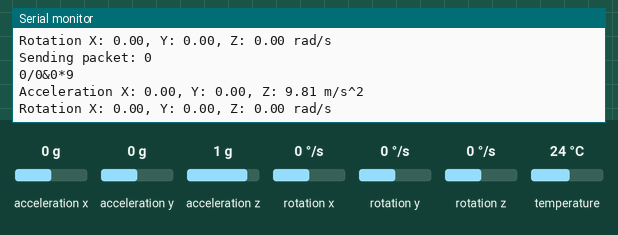
Simulated run of this sketch. Board: ESP8266 (NodeMCU). Shown: the last lines printed to the serial monitor. Inputs (shaded band) come from the test bench; at power-on: acceleration x 0 g, acceleration y 0 g, acceleration z 1 g, rotation x 0 °/s, rotation y 0 °/s, rotation z 0 °/s, temperature 24 °C. No radio packets arrive unless stated.

Above: at 1.3 s.
1.4 s: acceleration x set to -1.4 g
At 2.2 s:
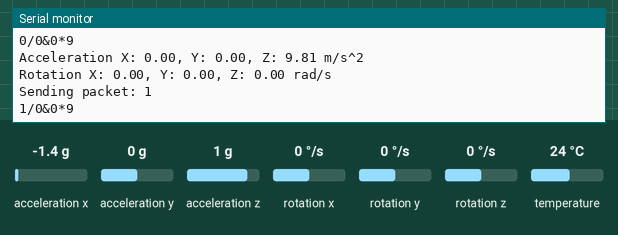
2.9 s: acceleration y set to -1.4 g
At 3.8 s:
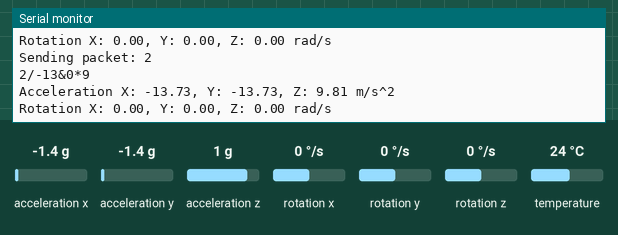
4.4 s: acceleration z set to -1.4 g
At 4.8 s:
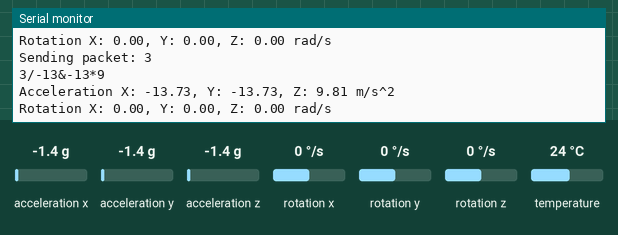
5.9 s: rotation x set to -192 °/s
At 7.0 s:
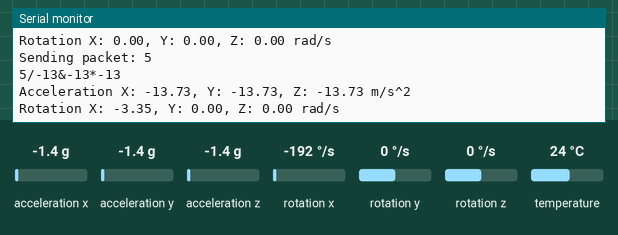
7.4 s: rotation y set to -192 °/s
At 8.0 s:
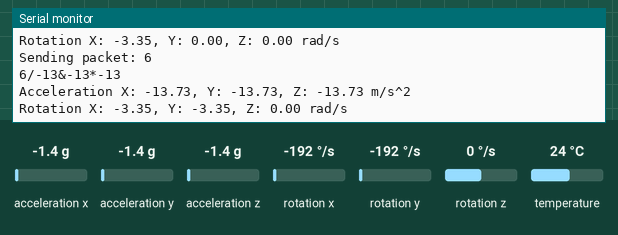

Measured:
- after the input at 2.9 s, the serial monitor: prints a new line after 0.42 s (image 2)
- after the input at 5.9 s, the serial monitor: prints a new line after 0.62 s (image 4)
- after the input at 7.4 s, the serial monitor: prints a new line after 0.18 s (image 5)

The sketch:

NodeSlave_Thingspeak.ino
```cpp
//Dibuat Oleh Fauzan Affan ITK untuk keperluan Tugas Akhir, Terimakasih untuk semua website khususnya randomnerdtutorial dan how2electronics
#include <SPI.h>
#include <LoRa.h>
#include <Wire.h>
#include <SSD1306.h>
#include <Adafruit_MPU6050.h>
#include <Adafruit_Sensor.h>

#define SCK     5    // GPIO5  -- SX1278's SCK
#define MISO    19   // GPIO19 -- SX1278's MISnO
#define MOSI    27   // GPIO27 -- SX1278's MOSI
#define SS      18   // GPIO18 -- SX1278's CS
#define RST     14   // GPIO14 -- SX1278's RESET
#define DI0     26   // GPIO26 -- SX1278's IRQ(Interrupt Request)
#define BAND  915E6

Adafruit_MPU6050 mpu;

int accelerationx = 0;
int accelerationy = 0;
int accelerationz = 0;
int gyrox = 0;
int gyroz = 0;
int gyroy = 0;

//packet counter
int readingID = 0;

int counter = 0;
String LoRaMessage = "";

//Initialize LoRa module
void startLoRA(){

  SPI.begin(SCK,MISO,MOSI,SS);
  LoRa.setPins(SS,RST,DI0);
  if (!LoRa.begin(915E6)) {
    Serial.println("Starting LoRa failed!");
    while (1);
  }
  //LoRa.onReceive(cbk);
//  LoRa.receive();
  Serial.println("init ok");
}

void startMPU(){
  if (!mpu.begin()) {
    Serial.println("Failed to find MPU6050 chip");
    while (1) {
      delay(10);
    }
  }
  mpu.setAccelerometerRange(MPU6050_RANGE_8_G);
  Serial.print("Accelerometer range set to: ");
  switch (mpu.getAccelerometerRange()) {
  case MPU6050_RANGE_2_G:
    Serial.println("+-2G");
    break;
  case MPU6050_RANGE_4_G:
    Serial.println("+-4G");
    break;
  case MPU6050_RANGE_8_G:
    Serial.println("+-8G");
    break;
  case MPU6050_RANGE_16_G:
    Serial.println("+-16G");
    break;
  }
  mpu.setGyroRange(MPU6050_RANGE_500_DEG);
  Serial.print("Gyro range set to: ");
  switch (mpu.getGyroRange()) {
  case MPU6050_RANGE_250_DEG:
    Serial.println("+- 250 deg/s");
    break;
  case MPU6050_RANGE_500_DEG:
    Serial.println("+- 500 deg/s");
    break;
  case MPU6050_RANGE_1000_DEG:
    Serial.println("+- 1000 deg/s");
    break;
  case MPU6050_RANGE_2000_DEG:
    Serial.println("+- 2000 deg/s");
    break;
  }

  mpu.setFilterBandwidth(MPU6050_BAND_5_HZ);
  Serial.print("Filter bandwidth set to: ");
  switch (mpu.getFilterBandwidth()) {
  case MPU6050_BAND_260_HZ:
    Serial.println("260 Hz");
    break;
  case MPU6050_BAND_184_HZ:
    Serial.println("184 Hz");
    break;
  case MPU6050_BAND_94_HZ:
    Serial.println("94 Hz");
    break;
  case MPU6050_BAND_44_HZ:
    Serial.println("44 Hz");
    break;
  case MPU6050_BAND_21_HZ:
    Serial.println("21 Hz");
    break;
  case MPU6050_BAND_10_HZ:
    Serial.println("10 Hz");
    break;
  case MPU6050_BAND_5_HZ:
    Serial.println("5 Hz");
    break;
  }
  Serial.println("");
  delay(100);
}

void getReadings(){
  sensors_event_t a, g, temp;
  mpu.getEvent(&a, &g, &temp);

  accelerationx = a.acceleration.x;
  accelerationy = a.acceleration.y;
  accelerationz = a.acceleration.z;
  gyrox = g.gyro.x;
  gyroy = g.gyro.y;
  gyroz = g.gyro.z;

  /* Print out the values */
  Serial.print("Acceleration X: ");
  Serial.print(a.acceleration.x);
  Serial.print(", Y: ");
  Serial.print(a.acceleration.y);
  Serial.print(", Z: ");
  Serial.print(a.acceleration.z);
  Serial.println(" m/s^2");

  Serial.print("Rotation X: ");
  Serial.print(g.gyro.x);
  Serial.print(", Y: ");
  Serial.print(g.gyro.y);
  Serial.print(", Z: ");
  Serial.print(g.gyro.z);
  Serial.println(" rad/s");
  Serial.println("");

  delay(500);
}

void sendReadings() {
  LoRaMessage = String(readingID) + "/" + String(accelerationx) + "&" + String(accelerationy) + "*" + (accelerationz) ;
  //Send LoRa packet to receiver
  LoRa.beginPacket();
  LoRa.print(LoRaMessage);
  LoRa.endPacket();

  Serial.print("Sending packet: ");
  Serial.println(readingID);
  readingID++;
  Serial.println(LoRaMessage);
}

void setup() {
  //initialize Serial Monitor
  Serial.begin(115200);
  startLoRA();
  startMPU();
}
void loop() {
  getReadings();
  sendReadings();
  delay(500);
}
```
